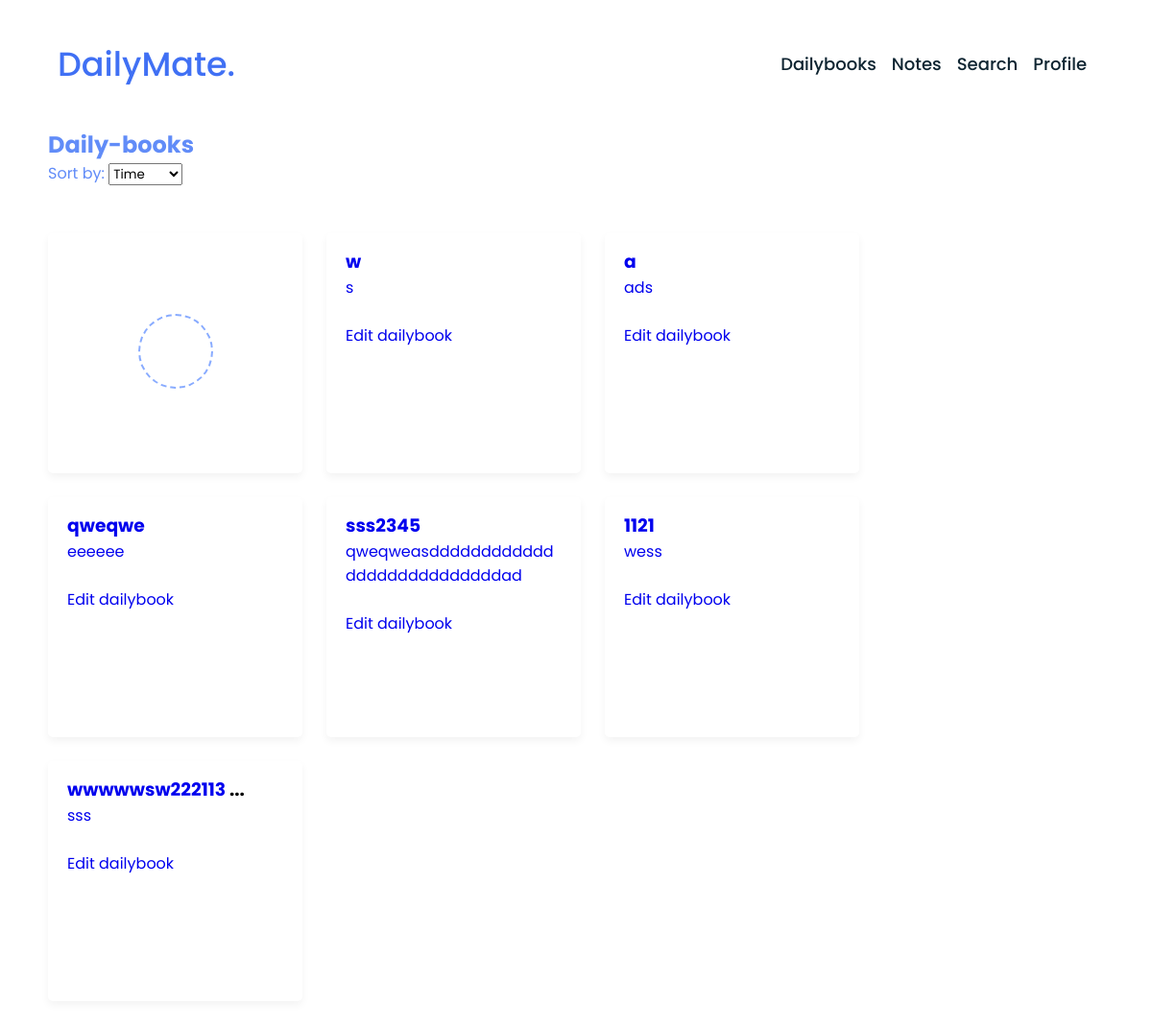
The page /www/daily-book/ (signed in) on the database as committed earlier.
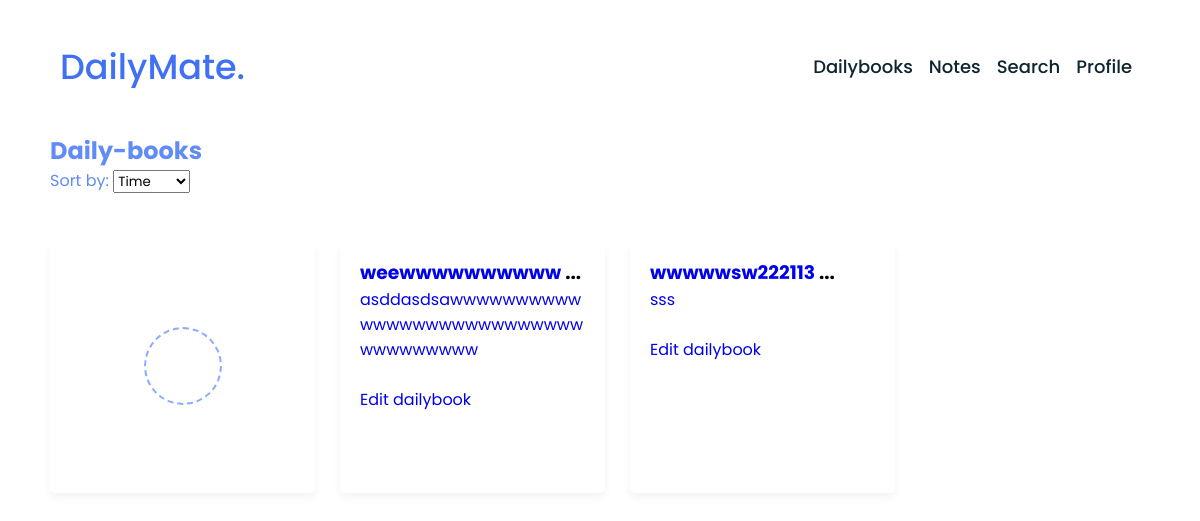
The same page on the database as committed later.
### dailybook/models.py (models this page shows, shortened)
class Dailybook(models.Model):
    author = models.ForeignKey(User, on_delete=models.CASCADE)  # добавьте это поле
    title = models.CharField(max_length=100)
    content = models.TextField()
    emotion_choices = [
        ('happy', 'Happy'),
        ('sad', 'Sad'),
        ('angry', 'Angry'),
        ('neutral', 'Neutral'),
    ]
    emotion = models.CharField(max_length=10, choices=emotion_choices)
    date_edit = models.DateTimeField()

### dailybook/views.py (the view)
# urls.py: path('<str:username>/daily-book/', dailybook_list, name='dailybook_list'),
@login_required
def dailybook_list(request, username):
    if request.user.username != username:
        return render(request, 'error/access_denied.html', status=403)
    else:
        try:
            user = User.objects.get(username=username)
        except User.DoesNotExist:
            raise Http404("User does not exist")
        sort_by = request.GET.get('sort_by')
        if sort_by == 'title':
            dailybooks = Dailybook.objects.filter(author=user).order_by('title')
        elif sort_by == 'emotion':
            dailybooks = Dailybook.objects.filter(author=user).order_by('emotion')
        else:  # Default sorting by date_edit
            dailybooks = Dailybook.objects.filter(author=user).order_by('-date_edit')
        return render(request, 'main/dailybook_list.html', {'dailybooks': dailybooks})

### dailybook/templates/main/dailybook_list.html (shortened to what this page needs)
{% extends 'base.html' %}
{% load static %}
{% block head %}
  <link rel="stylesheet" href="{% static 'css/note_list.css' %}">
  <link rel="stylesheet" href="https://unicons.iconscout.com/release/v4.0.0/css/line.css">
{% endblock %}
{% block content %}
<h2 style="color: #618cf8; margin-left: 50px;">Daily-books</h2>
  <form id="sortForm" method="get">
      <label for="sort_by" style="color: #618cf8; margin-left: 50px;">Sort by:</label>
      <select name="sort_by" id="sort_by">
        <option value="timestamp">Time</option>
      </select>
  </form>
  <div class="wrapper">
    <li class="add-box">
      <a href="{% url 'dailybook_create' username=request.user.username %}" class="add-link">
        <div class="icon"></div>
      </a>
    </li>
    {% for dailybook in dailybooks %}
    <li>
      <h3><a href="{% url 'dailybook_detail' username=request.user.username pk=dailybook.pk %}">{{ dailybook.title|slice:":13"  }}</a>
      {% if dailybook.title|length > 13 %}
        ...
      {% endif %}</h3>
       <p><a href="{% url 'dailybook_detail' username=request.user.username pk=dailybook.pk %}">{{ dailybook.content|slice:":156"  }}</a>
      </p>
      <br>
      <div class = "edit">
        <a href="{% url 'dailybook_edit' username=request.user.username pk=dailybook.pk %}">Edit dailybook</a>
      </div>
    </li>
    {% endfor %}
  </div>
{% endblock %}

Rows that differ between the two databases and show on the page:
removed Dailybook: title "w", content "s"
removed Dailybook: title "a", content "ads"
removed Dailybook: title "qweqwe", content "eeeeee"
removed Dailybook: title "sss2345", content "qweqweasdddddddddddddddddddddddddddad"
removed Dailybook: title "1121", content "wess"
added Dailybook: title "weewwwwwwwwww", content "asddasdsawwwwwwwwwwwwwwwwwwwwwwwwwwwwwwwwwwww"
